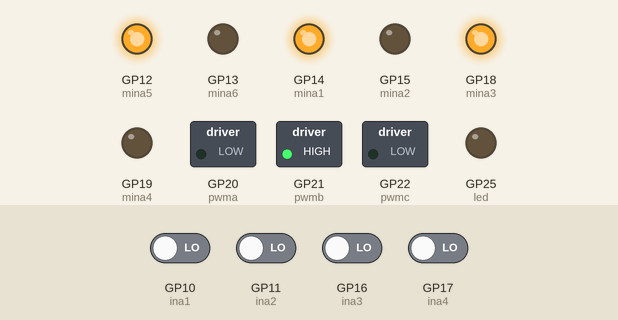
A program run on a simulated Raspberry Pi Pico running MicroPython. On the bench: switched loads named in the program (green lamp = pin HIGH), output pins drawn as LEDs (lit = HIGH). Inputs (shaded band) come from the test bench; at power-on: GP10 (ina1), GP11 (ina2), GP16 (ina3), GP17 (ina4) LOW. What the program prints to the serial console is not drawn.

Above: at 0.2 s.
At 34.9 s:
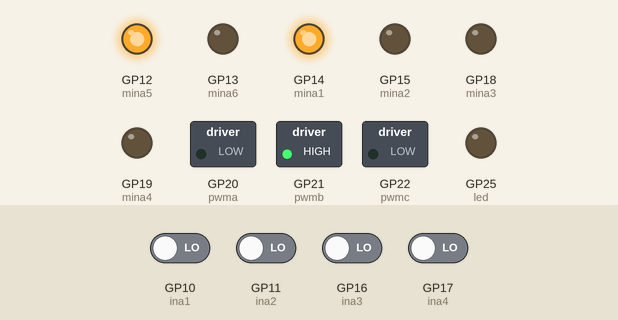
At 35.7 s:
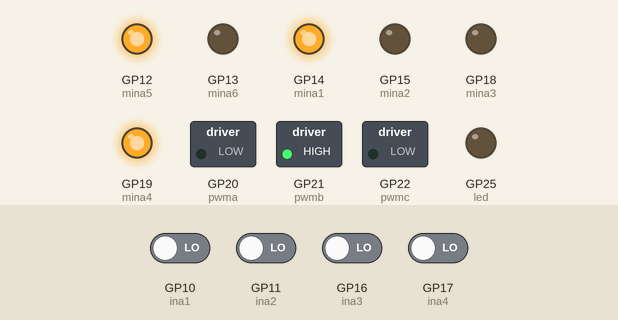
Timing chart, 0 to 37.2 s (numbered marks = the images above):
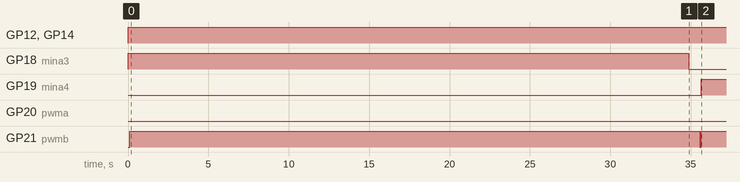

The program:

Micro_profiler_system_+___.py
```python
from machine import Pin, PWM, ADC
import time

from ds3231_i2c import DS3231_I2C
from io import StringIO
#import picosleep

import _thread


led = Pin(25, Pin.OUT)

# 모터1 및 엔코더 설정 # 시계방향 = 정방향
ina1 = Pin(10, Pin.IN) # hall sensor
ina2 = Pin(11, Pin.IN)
mina1 = Pin(14, Pin.OUT) # motor
mina2 = Pin(15, Pin.OUT)
pwma = PWM(Pin(20))
pwma.freq(1000)

# 모터2 및 엔코더 설정 # 시계방향
ina3 = Pin(16, Pin.IN) # hall sensor
ina4 = Pin(17, Pin.IN)
mina3 = Pin(18, Pin.OUT) # motor
mina4 = Pin(19, Pin.OUT)
pwmb = PWM(Pin(21))
pwmb.freq(1000)

# 모터3 및 엔코더 설정 # 시계
ina5 = Pin(8, Pin.IN) # hall sensor
ina6 = Pin(9, Pin.IN)
mina5 = Pin(12, Pin.OUT) # motor
mina6 = Pin(13, Pin.OUT)
pwmc = PWM(Pin(22))
pwmc.freq(1000)

analog_value_1 = machine.ADC(26) # adc converter
analog_value_2 = machine.ADC(27)
analog_value_3 = machine.ADC(28)

outcome = [0, -1, 1, 0, -1, 0, 0, 1, 1, 0, 0, -1, 0, -1, 1, 0]  # 엔코더 값에 따른 방향과 회전 방향 결정
last_AB = 0b00
position = 0
No_number = 0
step_value = 0
counter = 0

outcome2 = [0, -1, 1, 0, -1, 0, 0, 1, 1, 0, 0, -1, 0, -1, 1, 0]  # 엔코더 값에 따른 방향과 회전 방향 결정
last_AB2 = 0b00
position2 = 0
No_number2 = 0
step_value2 = 0
counter2 = 0

outcome3 = [0, -1, 1, 0, -1, 0, 0, 1, 1, 0, 0, -1, 0, -1, 1, 0]  # 엔코더 값에 따른 방향과 회전 방향 결정
last_AB3 = 0b00
position3 = 0
No_number3 = 0
step_value3 = 0
counter3 = 0

# 모터 초기 상태 설정
ina1.value(1)
ina2.value(0)
pwma.duty_u16(0)
mina1.value(1)
mina2.value(0)

ina3.value(1)
ina4.value(0)
pwmb.duty_u16(0)
mina3.value(1)
mina4.value(0)

ina5.value(1)
ina6.value(0)
pwmc.duty_u16(0)
mina5.value(1)
mina6.value(0)

# config 파일 변수 저장
def fileopen():
    global interval,wait_time,start_position,step_number,step_distance,huge_time,measure_count,cycle_wait_time,cycle_number
    item = []
    f = open("config_2.cfg", 'r')
    line = f.readlines()
    for i in range(len(line)):
        item.append(line[i].split(" "))
    interval = int(item[0][1])
    wait_time = int(item[1][1])
    start_position = int(item[2][1])
    step_number = int(item[3][1])
    step_distance = int(item[4][1])
    huge_time = int(item[5][1])
    measure_count = int(item[6][1])
    cycle_wait_time = int(item[7][1])
    cycle_number = int(item[8][1])
    f.close()

# print 된 값을 변수로 저장
def return_print(*message):
    io = StringIO()
    print(*message, file=io, end="")
    return io.getvalue()

# 16진수 변환, 리스트 reverse
def timerefine(variable_a,variable_b) :
    for i in range(len(variable_a)) :
        variable_b[i] = int(return_print("%02x"%variable_a[i]))
    variable_b.reverse()
    variable_b.append(0)
    variable_b[0] = variable_b[0]+2000
    return variable_a,variable_b

# def analog_setting(value_1,value_2,value_3):
#     global analog_value_1,analog_value_2,analog_value_3
#     analog_value_1 = machine.ADC(value_1)
#     analog_value_2 = machine.ADC(value_2)
#     analog_value_3 = machine.ADC(value_3)

# 엔코더 모터 이동 함수
def move1(direction, speed, length):
    global position, last_AB, counter, No_number, step_value
    counter_2 = counter  # counter 펄스(pulses)수

    if direction == 1:  # 정방향
        ina1.value(1)
        ina2.value(0)
        pwma.duty_u16(speed)
        mina1.value(1)
        mina2.value(0)
        OP_value = 1

    elif direction == 0:  # 정지
        ina1.value(0)
        ina2.value(0)
        pwma.duty_u16(speed)
        mina1.value(0)
        mina2.value(0)
        OP_value = 0

    elif direction == -1:  # 역방향
        ina1.value(0)
        ina2.value(1)
        pwma.duty_u16(speed)
        mina1.value(0)
        mina2.value(1)
        OP_value = 1
        counter_2 = -(counter_2)

    while OP_value:
        current_AB = (ina1.value() << 1) | ina2.value() # 홀센서 핀 상태 읽어 변수 저장
        position = (last_AB << 2) | current_AB # 비트 연산 positon 저장
        counter += outcome[position] # 엔코더의 회전 방향에 따라 적절한 값을 가지며, 모터 실제 이동 거리 기록
        last_AB = current_AB # 이전(최신)상태 저장

        if direction == 1: # 방향에 따라 counter 값 증감
            counter += 1
        else:
            counter -= 1

        if abs(counter) == length + counter_2:
            ina1.value(0)
            ina2.value(0)
            pwma.duty_u16(speed)
            mina1.value(0)
            mina2.value(0)
            step_value += 1

            # 펄스 값을 이용한 계산 및 출력
            pulses = counter
            result_distance_mm = calculate_distance_per_pulse(pulses)
            print("모터 1 펄스 값 {}, 현재 위치 {}단계에 해당하는 이동거리: {:.2f}mm".format(pulses, step_value, result_distance_mm))

            time.sleep(0.5)
            break


# 엔코더 모터2 이동 함수
def move2(direction2, speed2, length2):
    global position2, last_AB2, counter2, No_number2, step_value2
    counter_4 = counter2  # counter 펄스(pulses)수

    if direction2 == 1:  # 정방향
        ina3.value(1)
        ina4.value(0)
        pwmb.duty_u16(speed2)
        mina3.value(1)
        mina4.value(0)
        OP_value = 1

    elif direction2 == 0:  # 정지
        ina3.value(0)
        ina4.value(0)
        pwmb.duty_u16(speed2)
        mina3.value(0)
        mina4.value(0)
        OP_value = 0

    elif direction2 == -1:  # 역방향
        ina3.value(0)
        ina4.value(1)
        pwmb.duty_u16(speed2)
        mina3.value(0)
        mina4.value(1)
        OP_value = 1
        counter_4 = -(counter_4)

    while OP_value:
        current_AB2 = (ina3.value() << 1) | ina4.value() # 홀센서 핀 상태 읽어 변수 저장
        position2 = (last_AB2 << 2) | current_AB2 # 비트 연산 positon 저장
        counter2 += outcome2[position2] # 엔코더의 회전 방향에 따라 적절한 값을 가지며, 모터 실제 이동 거리 기록
        last_AB2 = current_AB2 # 이전(최신)상태 저장

        if direction2 == 1: # 방향에 따라 counter 값 증감
            counter2 += 1
        else:
            counter2 -= 1

        if abs(counter2) == length2 + counter_4:
            ina3.value(0)
            ina4.value(0)
            pwmb.duty_u16(speed2)
            mina3.value(0)
            mina4.value(0)
            step_value2 += 1

            # 펄스 값을 이용한 계산 및 출력
            pulses2 = counter2
            result_distance_mm = calculate_distance_per_pulse(pulses2)
            print("모터 2 펄스 값 {}, 현재 위치 {}단계에 해당하는 이동거리: {:.2f}mm".format(pulses2, step_value2, result_distance_mm))

            time.sleep(0.5)
            break


# 엔코더 모터3 이동 함수
def move3(direction3, speed3, length3):
    global position3, last_AB3, counter3, No_number3, step_value3
    counter_6 = counter3  # counter 펄스(pulses)수

    if direction3 == 1:  # 정방향
        ina5.value(1)
        ina6.value(0)
        pwmc.duty_u16(speed3)
        mina5.value(1)
        mina6.value(0)
        OP_value = 1

    elif direction3 == 0:  # 정지
        ina5.value(0)
        ina6.value(0)
        pwmc.duty_u16(speed3)
        mina5.value(0)
        mina6.value(0)
        OP_value = 0

    elif direction3 == -1:  # 역방향
        ina5.value(0)
        ina6.value(1)
        pwmc.duty_u16(speed3)
        mina5.value(0)
        mina6.value(1)
        OP_value = 1
        counter_6 = -(counter_6)

    while OP_value:
        current_AB3 = (ina5.value() << 1) | ina6.value() # 홀센서 핀 상태 읽어 변수 저장
        position3 = (last_AB3 << 2) | current_AB3 # 비트 연산 positon 저장
        counter3 += outcome3[position3] # 엔코더의 회전 방향에 따라 적절한 값을 가지며, 모터 실제 이동 거리 기록
        last_AB3 = current_AB3 # 이전(최신)상태 저장

        if direction3 == 1: # 방향에 따라 counter 값 증감
            counter3 += 1
        else:
            counter3 -= 1

        if abs(counter3) == length3 + counter_6:
            ina5.value(0)
            ina6.value(0)
            pwmc.duty_u16(speed3)
            mina5.value(0)
            mina6.value(0)
            step_value3 += 1

            # 펄스 값을 이용한 계산 및 출력
            pulses3 = counter3
            result_distance_mm = calculate_distance_per_pulse(pulses3)
            print("모터 3 펄스 값 {}, 현재 위치 {}단계에 해당하는 이동거리: {:.2f}mm".format(pulses3, step_value3, result_distance_mm))

            time.sleep(0.5)
            break


# 초기 상태 설정
step_values = [0, 0, 0]  # 각 모터의 현재 단계
total_distances = [0, 0, 0]  # 각 모터의 총 이동 거리


# 모터 이동 제어 함수 (xyz, 방향, 속도, 거리)
def move_motor(motor_index, direction, speed, pulse_count):
    global step_values, total_distances
    step_values[motor_index-1] += 1
    pulses = pulse_count
    result_distance_mm = calculate_distance_per_pulse(pulses) * direction  # 방향에 따라 거리 +, - 적용
    total_distances[motor_index-1] += result_distance_mm

    # 모터 이동 코드
    if motor_index == 1:
        move1(direction, speed, pulse_count)
    elif motor_index == 2:
        move2(direction, speed, pulse_count)
    elif motor_index == 3:
        move3(direction, speed, pulse_count)

def calculate_distance_per_pulse(pulses):
    PPR = 44  # A, B 신호의 상승 엣지와 하강 엣지 모두 사용한 ppr, 아닌경우 22
    gear_ratio = 103  # 기어

    step_distance = 360 / (PPR * gear_ratio)  # 1 스텝 당 이동 거리 (degrees)
    gearbox_length_mm = 23  # 기어박스 길이 (mm)
    return (pulses * step_distance / 360) * gearbox_length_mm

# 이 배열은 각 모터의 1펄스당 이동거리(mm)를 나타냅니다. 실제 값은 여러분의 모터 및 설정에 따라 변경됩니다.
distance_per_pulse = [
    0.005075021743774414062500,  # 모터 1의 1펄스당 이동거리(mm)
    0.005075021743774414062500,  # 모터 2의 1펄스당 이동거리(mm)
    0.005075021743774414062500   # 모터 3의 1펄스당 이동거리(mm)
]

# 거리(mm) 펄스값 변환 함수
def calculate_pulse_from_distance(motor_index, distance):
    return int(distance / distance_per_pulse[motor_index-1])


def move_motor_with_distance_limit(motor_index, direction, target_distance):
    global total_distances

    total_distances[motor_index-1] = 0  # 모터의 총 이동 거리 재설정

    speed, _ = motor_configs[motor_index-1]
    pulse_count = calculate_pulse_from_distance(motor_index, target_distance)  # Change from config_distance to target_distance

    # 제어 코드 시작
    while abs(total_distances[motor_index-1]) < abs(target_distance):  # Change <= to <
        move_distance = distance_per_pulse[motor_index-1] * pulse_count * direction
        time.sleep(0.1)

        if abs(total_distances[motor_index-1] + move_distance) > abs(target_distance):
            pulse_count = int((abs(target_distance) - abs(total_distances[motor_index-1])) / distance_per_pulse[motor_index-1])
            time.sleep(0.1)
            if pulse_count == 0:
                break
        move_motor(motor_index, direction, speed, pulse_count)
    move_motor(motor_index, 0, 0, 0)


# 속도, 거리
# 거리 값 최소 단위 통일 시켜야 됨, limit 거리의 x의 배수관계식
motor_configs = [
    (65535, 20),  # 모터 1
    (65535, 20),  # 모터 2
    (65535, 20)   # 모터 3
]

def main_sequence1():
    print("\n 구역1 측정 시작! \n")
    #move_motor_with_distance_limit(1, +1, 20*1)  # 사이클 1
    move_motor_with_distance_limit(2, +1, 20*3)  # 정방향 모터2, 정방향, 6cm
    move_motor_with_distance_limit(2, -1, 20*3)  # 역방향 모터2, 역방향, -6cm

    print("\n 구역2 측정 시작! \n")
    move_motor_with_distance_limit(1, +1, 20*1)  # 사이클 1 모터1, 정방향,  2cm
    move_motor_with_distance_limit(2, +1, 20*3)  # 정방향
    move_motor_with_distance_limit(2, -1, 20*3)  # 역방향

    print("\n 구역3 측정 시작! \n")
    move_motor_with_distance_limit(1, +1, 20*1+(0.01))
    move_motor_with_distance_limit(2, +1, 20*3)
    move_motor_with_distance_limit(2, -1, 20*3)

    print("\n 구역4 측정 시작! \n")
    move_motor_with_distance_limit(1, +1, 20*1)
    move_motor_with_distance_limit(2, +1, 20*3)
    move_motor_with_distance_limit(2, -1, 20*3)

    print("\n Cycle 반주기 pitch 측정 시작! \n")
    print("\n 구역5 측정 시작! \n")
    move_motor_with_distance_limit(3, +1, 20*1)  # 모터3 모터3, 정방향, 2cm
    move_motor_with_distance_limit(2, +1, 20*3)  # 정방향
    move_motor_with_distance_limit(2, -1, 20*3)  # 역방향

    print("\n 구역6 측정 시작! \n")
    move_motor_with_distance_limit(1, -1, 20*3) # 동작 에러
    move_motor_with_distance_limit(1, +1, 20*2) # 동작 에러 # 40mm
    move_motor_with_distance_limit(2, +1, 20*3)  # 정방향
    move_motor_with_distance_limit(2, -1, 20*3)  # 역방향

    print("\n 구역7 측정 시작! \n")

    move_motor_with_distance_limit(1, -1, 20*2) # 동작 에러

    move_motor_with_distance_limit(1, +1, 20*1) # 동작 에러 # 20mm
    move_motor_with_distance_limit(2, +1, 20*3)  # 정방향
    move_motor_with_distance_limit(2, -1, 20*3)  # 역방향

    print("\n 구역8 측정 시작! \n")
    move_motor_with_distance_limit(1, -1, 20*1) # 동작 에러
    move_motor_with_distance_limit(1, +1, 20*0) # 동작 에러 # 0mm
    move_motor_with_distance_limit(2, +1, 20*3)  # 정방향
    move_motor_with_distance_limit(2, -1, 20*3)  # 역방향
    move_motor_with_distance_limit(3, -1, 20*1)

    print("\n Cycle 1주기 pitch 측정 완료! \n")

# Main function for all motors
def main():
    main_sequence1()


if __name__ == '__main__':  # Call the main function only when this script is run directly
    try:
        main()
    except KeyboardInterrupt:  # ctrl+c
        # Stop all motors
        for motor_index in range(3):
            move_motor(motor_index + 1, 0, 0, 0)


"""
startflag = 1
while startflag: # Main

#     analog_setting(26,27,28) # analog pin
    fileopen() # config file

    ds_i2c = I2C(1,sda=Pin(6), scl=Pin(7))
    rtc = DS3231_I2C(ds_i2c)
    # 0.63
    potime = rtc.read_time()
    potime1 = [0 for i in range(len(potime))]
    timerefine(potime,potime1) # potime1 : realtime list - [2022, 6, 27, 2, 13, 40, 36, 0]
    #file write
    f = open("loggingdata"+str(potime1[0])+str(potime1[1])+str(potime1[2])+str(potime1[4])+str(potime1[5])+str(potime1[6]),"w")
    f.write("Micro_Profiler_2022 \n")
    f.write("DATE: "+str(potime1[0])+"-"+str(potime1[1])+"-"+str(potime1[2])+"\n")
    f.write("TIME: "+str(potime1[4])+":"+str(potime1[5])+":"+str(potime1[6])+"\n")

    f.write("INTERVAL: "+str(interval)+" "+str(interval*100)+"ms\n")
    f.write("(START)WAIT_TIME: "+str(wait_time)+" MIN\n")
    f.write("START_POSITION: "+str(start_position)+" um\n")
    f.write("STEP_NUMBER: "+str(step_number)+"\n")
    f.write("STEP_DISTANCE: "+str(step_distance)+" um\n")
    f.write("HUGE_TIME: "+str(huge_time)+" SEC\n")
    f.write("MEASURE_COUNT: "+str(measure_count)+" SEC\n")
    f.write("CYCLE_WAIT_TIME: "+str(cycle_wait_time)+" MIN\n")
    f.write("CYCLE_NUMBER: "+str(cycle_number)+"\n")
    f.write("\n")
    f.write("No Cycle Step Current1 Current2 Current3 Current4\n")
    f.close()

    led.toggle()

    picosleeptime = int(wait_time)*60
#     picosleep.seconds(picosleeptime)
    time.sleep(1)

    led.toggle()

#     f = open("loggingdata"+str(potime1[0])+str(potime1[1])+str(potime1[2])+str(potime1[4])+str(potime1[5])+str(potime1[6]),"a")
    redflag = 1
    while redflag:
        for i in range(cycle_number):
            blueflag = 1
            step_value = 0
            while blueflag:
                if step_value == step_number+1:
                    step_value = 0
                    move(-1,20000,counter)
                    print(counter)
                    time.sleep(cycle_wait_time*60)

                    break

                f = open("loggingdata"+str(potime1[0])+str(potime1[1])+str(potime1[2])+str(potime1[4])+str(potime1[5])+str(potime1[6]),"a")

                move(1,20000,int(step_distance)*3)#step distance advance
                print(counter)
                time.sleep(int(huge_time))#huge time sleep

                while_count = 0
                while True:
                    reading_1 = analog_value_1.read_u16()
                    reading_2 = analog_value_2.read_u16()
                    reading_3 = analog_value_3.read_u16()

                    if while_count == 0 :
                        retime = rtc.read_time()
                        retime1 = [0 for i in range(len(retime))]
                        timerefine(retime,retime1) # retime1 : realtime list - [2022, 6, 27, 2, 13, 40, 36, 0]
                        f.write(str(No_number)+" "+str(int(i)+1)+" "+str(step_value-1)+" "+str(reading_1)+
                                " "+str(reading_2)+" "+str(reading_3)+" "+str(retime1[4])+":"+str(retime1[5])+":"+str(retime1[6]))
                        f.write("\n")
                    else:
                        f.write(str(No_number)+" "+str(int(i)+1)+" "+str(step_value-1)+" "+str(reading_1)+" "+str(reading_2)+" "+str(reading_3))
                        f.write("\n")

                    No_number += 1
                    while_count += 1

                    time.sleep(int(interval)*0.1)
                    if while_count == int(measure_count):
                        f.close()
                        break


#         retime = rtc.read_time()
#         retime1 = [0 for i in range(len(retime))]
#         timerefine(retime,retime1) # retime1 : realtime list - [2022, 6, 27, 2, 13, 40, 36, 0]


        f.close()
        redflag = 0
        startflag = 0


"""
```

Measured:
- by itself, GP12 (mina5), GP14 (mina1): LOW → HIGH at 0.00 s
- by itself, GP18 (mina3): LOW → HIGH at 0.00 s, → LOW 34.9 s later
- by itself, GP19 (mina4): LOW → HIGH at 35.7 s
- by itself, GP21 (pwmb): LOW → HIGH at 0.10 s, → LOW 35.5 s later, → HIGH 0.10 s later
